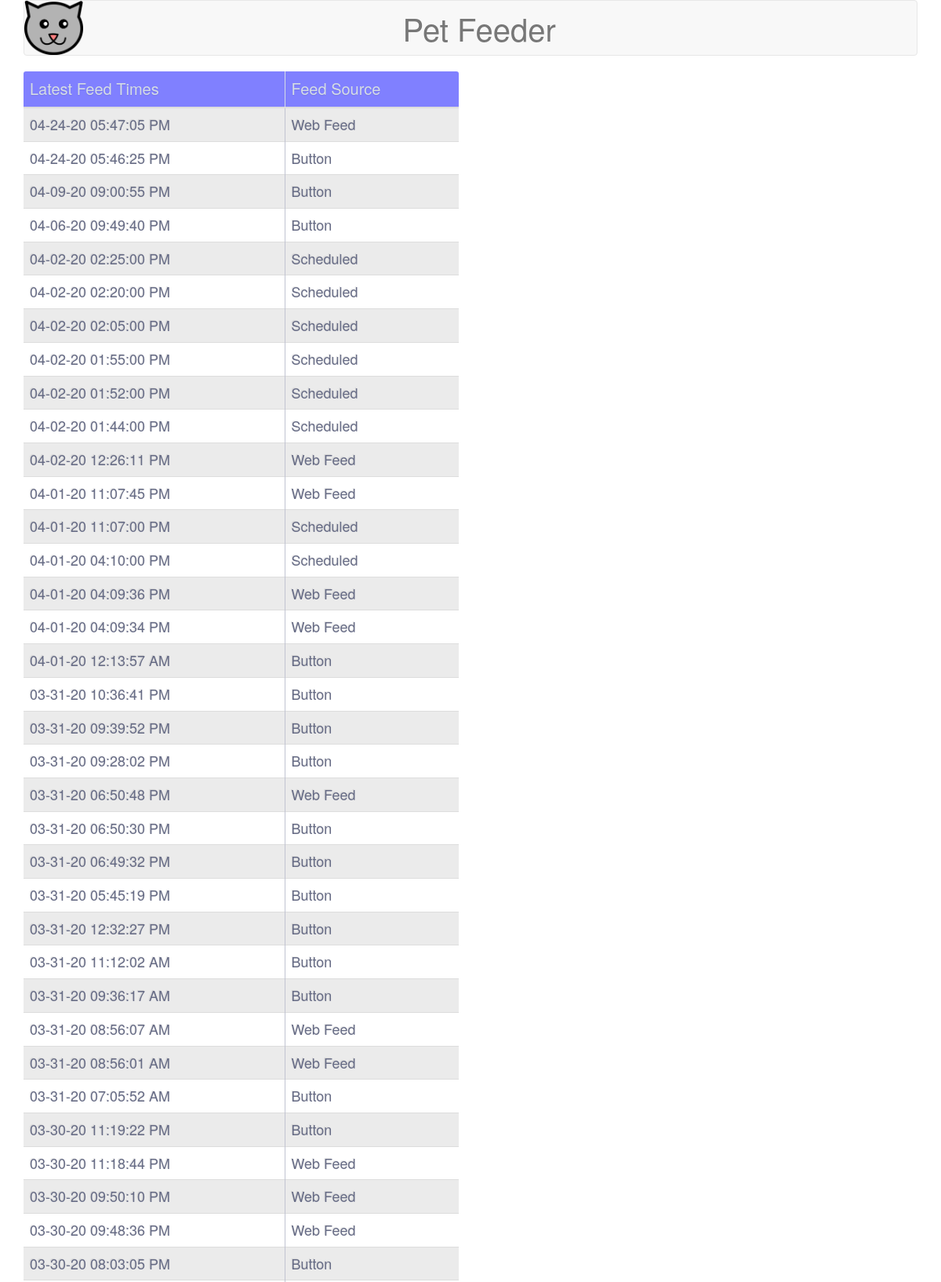
The app's page /history (signed in, upper part) with its own data.
### tables this page shows
CREATE TABLE feedtimes (feedid integer primary key autoincrement,feeddate string,feedtype integer);

CREATE TABLE feedtypes (feedtype integer primary key,description string);

### app.py (the view)
@app.route('/history', methods=['GET', 'POST'])
def history_page():
    try:
        if 'userLogin' in session:
            latestXNumberFeedTimes = commonTasks.db_get_last_feedtimes(500)
            finalFeedTimeList = []
            for x in latestXNumberFeedTimes:
                x = list(x)
                dateobject = datetime.datetime.strptime(x[0], '%Y-%m-%d %H:%M:%S')
                x[0] = dateobject.strftime("%m-%d-%y %I:%M:%S %p")
                x = tuple(x)
                finalFeedTimeList.append(x)
            return render_template('history.html'
                                   , latestXNumberFeedTimes=finalFeedTimeList
                                   )
        else:
            return redirect(url_for('admin_login_page'))
    except Exception as e:
        return render_template('error.html', resultsSET=e)

### commonTasks.py (called while the page is built)
def connect_db():
    try:
        rv = sqlite3.connect(DB)
        return rv
    except Exception as e:
        return e

def db_get_last_feedtimes(numberToGet):
    try:
        con = connect_db()
        cur = con.execute(''' select feeddate,description
                                from feedtimes ft
                                join feedtypes fty on ft.feedtype=fty.feedtype
                                where ft.feedtype in (1,2,3,4,6)
                                order by feeddate desc
                                limit ?''', [str(numberToGet), ])
        LastFeedingTimes = cur.fetchall()
        cur.close()
        con.close()
        return LastFeedingTimes
    except Exception as e:
        return e

### templates/history.html
{% extends "layout.html" %}
{% block head %}
{{ super() }}
{% endblock %}
{% block main %}
<div class="row">
    <div class="col-md-6 text-center">
        <table class="FeedTable table">
            <thead>
            <th>Latest Feed Times</th>
            <th>Feed Source</th>
            </thead>
            <tbody>
            {% for entry in latestXNumberFeedTimes %}
            <tr>
                <td>{{entry[0]}}</td>
                <td>{{entry[1]}}</td>
            </tr>
            {% endfor %}
            </tbody>
        </table>
    </div>
    <div class="col-md-6 text-center">
    </div>
</div>
{% endblock %}

### templates/layout.html (shortened to what this page needs)
<!DOCTYPE html>
<html lang="en">
<head>
    {% block head %}
    <link href="static/css/bootstrap.min.css" rel="stylesheet">
    <link href="static/css/googleFonts.css" rel="stylesheet" type="text/css">
    <link href="static/css/tableStyle.css" rel="stylesheet">
    <link href="static/css/feedButton.css" rel="stylesheet">
    <link href="static/css/treatButton.css" rel="stylesheet">
    <link href="static/css/camButton.css" rel="stylesheet">
    <link href="static/css/navBar.css" rel="stylesheet">
    <link href="static/css/loginPage.css" rel="stylesheet">
    {% endblock %}
</head>
<body>
<div class="container">
    <nav class="navbar navbar-default">
        <div class="navbar-header">
            <p class="navbar-brand1 navbar-brand navBarTitle">&nbsp;&nbsp;Pet Feeder</p>
            <img class="img-responsive" src="/static/images/titleIcon.png" width="75" height="75" >
        </div>
    </nav>
    {% block main %}
    {% endblock %}
</div>
</body>
</html>

### static/css/tableStyle.css (style rules this page uses)
th { color:#D5DDE5; background:#8080ff; border-bottom:4px solid #9ea7af; border-right: 1px solid #D5DDE5; font-size:20px; font-weight: 100; padding:14px; text-align:left; text-shadow: 0 1px 1px rgba(0, 0, 0, 0.1); vertical-align:middle; }
th:first-child { border-top-left-radius:3px; }
th:last-child { border-top-right-radius:3px; border-right:none; }
tr { border-top: 1px solid #C1C3D1; border-bottom-: 1px solid #C1C3D1; color:#666B85; font-size:16px; font-weight:normal; text-shadow: 0 1px 1px rgba(256, 256, 256, 0.1); }
tr:first-child { border-top:none; }
tr:nth-child(odd) td { background:#EBEBEB; }
td { background:#FFFFFF; padding:20px; text-align:left; vertical-align:middle; font-weight:300; font-size:18px; text-shadow: -1px -1px 1px rgba(0, 0, 0, 0.1); border-right: 1px solid #C1C3D1; }
td:last-child { border-right: 0px; }

### static/css/navBar.css (style rules this page uses)
.navbar-brand1 { position: absolute; width: 100%; left: 0; text-align: center; margin:0 auto; }
.navBarTitle { font-size: 40px; padding: 25px; }

### records on screen
feedtimes: feeddate "04-24-20 05:47:05 PM", description "Web Feed"
feedtimes: feeddate "04-24-20 05:46:25 PM", description "Button"
feedtimes: feeddate "04-09-20 09:00:55 PM", description "Button"
feedtimes: feeddate "04-06-20 09:49:40 PM", description "Button"
feedtimes: feeddate "04-02-20 02:25:00 PM", description "Scheduled"
feedtimes: feeddate "04-02-20 02:20:00 PM", description "Scheduled"
feedtimes: feeddate "04-02-20 02:05:00 PM", description "Scheduled"
feedtimes: feeddate "04-02-20 01:55:00 PM", description "Scheduled"
feedtimes: feeddate "04-02-20 01:52:00 PM", description "Scheduled"
feedtimes: feeddate "04-02-20 01:44:00 PM", description "Scheduled"
feedtimes: feeddate "04-02-20 12:26:11 PM", description "Web Feed"
feedtimes: feeddate "04-01-20 11:07:45 PM", description "Web Feed"
feedtimes: feeddate "04-01-20 11:07:00 PM", description "Scheduled"
feedtimes: feeddate "04-01-20 04:10:00 PM", description "Scheduled"
feedtimes: feeddate "04-01-20 04:09:36 PM", description "Web Feed"
feedtimes: feeddate "04-01-20 04:09:34 PM", description "Web Feed"
feedtimes: feeddate "04-01-20 12:13:57 AM", description "Button"
feedtimes: feeddate "03-31-20 10:36:41 PM", description "Button"
feedtimes: feeddate "03-31-20 09:39:52 PM", description "Button"
feedtimes: feeddate "03-31-20 09:28:02 PM", description "Button"
feedtimes: feeddate "03-31-20 06:50:48 PM", description "Web Feed"
feedtimes: feeddate "03-31-20 06:50:30 PM", description "Button"
feedtimes: feeddate "03-31-20 06:49:32 PM", description "Button"
feedtimes: feeddate "03-31-20 05:45:19 PM", description "Button"
feedtimes: feeddate "03-31-20 12:32:27 PM", description "Button"
feedtimes: feeddate "03-31-20 11:12:02 AM", description "Button"
feedtimes: feeddate "03-31-20 09:36:17 AM", description "Button"
feedtimes: feeddate "03-31-20 08:56:07 AM", description "Web Feed"
feedtimes: feeddate "03-31-20 08:56:01 AM", description "Web Feed"
feedtimes: feeddate "03-31-20 07:05:52 AM", description "Button"
feedtimes: feeddate "03-30-20 11:19:22 PM", description "Button"
feedtimes: feeddate "03-30-20 11:18:44 PM", description "Web Feed"
feedtimes: feeddate "03-30-20 09:50:10 PM", description "Web Feed"
feedtimes: feeddate "03-30-20 09:48:36 PM", description "Web Feed"
feedtimes: feeddate "03-30-20 08:03:05 PM", description "Button"
